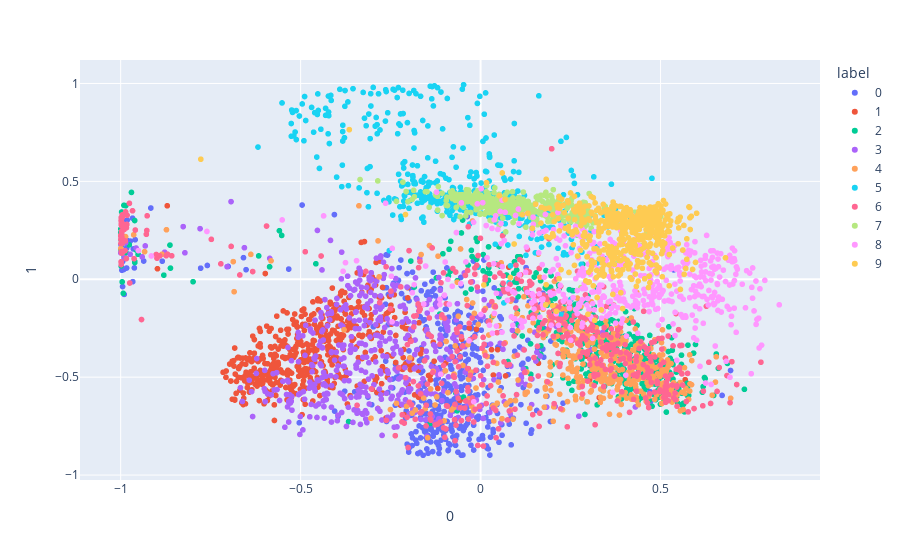

This figure's notebook cell:
### Code cell
px.scatter(latent_df, x = 0, y = 1, color = "label",
          category_orders={"label": ["0","1", "2", "3", "4", "5", "6", "7", "8", "9"]})

### Figure 1 — Plotly figure (JSON) as saved in the notebook; plotly's stock layout.template omitted (floating-point values rounded to 4 significant figures; data arrays with more than 128 entries replaced by an {"elided": "..."} marker saying what was removed)
{"data": [{"hovertemplate": "label=0<br>0=%{x}<br>1=%{y}<extra></extra>", "legendgroup": "0", "marker": {"color": "#636efa", "symbol": "circle"}, "mode": "markers", "name": "0", "showlegend": true, "type": "scattergl", "x": {"elided": "457 float values"}, "xaxis": "x", "y": {"elided": "457 float values"}, "yaxis": "y"}, {"hovertemplate": "label=1<br>0=%{x}<br>1=%{y}<extra></extra>", "legendgroup": "1", "marker": {"color": "#EF553B", "symbol": "circle"}, "mode": "markers", "name": "1", "showlegend": true, "type": "scattergl", "x": {"elided": "556 float values"}, "xaxis": "x", "y": {"elided": "556 float values"}, "yaxis": "y"}, {"hovertemplate": "label=2<br>0=%{x}<br>1=%{y}<extra></extra>", "legendgroup": "2", "marker": {"color": "#00cc96", "symbol": "circle"}, "mode": "markers", "name": "2", "showlegend": true, "type": "scattergl", "x": {"elided": "504 float values"}, "xaxis": "x", "y": {"elided": "504 float values"}, "yaxis": "y"}, {"hovertemplate": "label=3<br>0=%{x}<br>1=%{y}<extra></extra>", "legendgroup": "3", "marker": {"color": "#ab63fa", "symbol": "circle"}, "mode": "markers", "name": "3", "showlegend": true, "type": "scattergl", "x": {"elided": "501 float values"}, "xaxis": "x", "y": {"elided": "501 float values"}, "yaxis": "y"}, {"hovertemplate": "label=4<br>0=%{x}<br>1=%{y}<extra></extra>", "legendgroup": "4", "marker": {"color": "#FFA15A", "symbol": "circle"}, "mode": "markers", "name": "4", "showlegend": true, "type": "scattergl", "x": {"elided": "488 float values"}, "xaxis": "x", "y": {"elided": "488 float values"}, "yaxis": "y"}, {"hovertemplate": "label=5<br>0=%{x}<br>1=%{y}<extra></extra>", "legendgroup": "5", "marker": {"color": "#19d3f3", "symbol": "circle"}, "mode": "markers", "name": "5", "showlegend": true, "type": "scattergl", "x": {"elided": "493 float values"}, "xaxis": "x", "y": {"elided": "493 float values"}, "yaxis": "y"}, {"hovertemplate": "label=6<br>0=%{x}<br>1=%{y}<extra></extra>", "legendgroup": "6", "marker": {"color": "#FF6692", "symbol": "circle"}, "mode": "markers", "name": "6", "showlegend": true, "type": "scattergl", "x": {"elided": "493 float values"}, "xaxis": "x", "y": {"elided": "493 float values"}, "yaxis": "y"}, {"hovertemplate": "label=7<br>0=%{x}<br>1=%{y}<extra></extra>", "legendgroup": "7", "marker": {"color": "#B6E880", "symbol": "circle"}, "mode": "markers", "name": "7", "showlegend": true, "type": "scattergl", "x": {"elided": "512 float values"}, "xaxis": "x", "y": {"elided": "512 float values"}, "yaxis": "y"}, {"hovertemplate": "label=8<br>0=%{x}<br>1=%{y}<extra></extra>", "legendgroup": "8", "marker": {"color": "#FF97FF", "symbol": "circle"}, "mode": "markers", "name": "8", "showlegend": true, "type": "scattergl", "x": {"elided": "490 float values"}, "xaxis": "x", "y": {"elided": "490 float values"}, "yaxis": "y"}, {"hovertemplate": "label=9<br>0=%{x}<br>1=%{y}<extra></extra>", "legendgroup": "9", "marker": {"color": "#FECB52", "symbol": "circle"}, "mode": "markers", "name": "9", "showlegend": true, "type": "scattergl", "x": {"elided": "505 float values"}, "xaxis": "x", "y": {"elided": "505 float values"}, "yaxis": "y"}], "layout": {"legend": {"title": {"text": "label"}, "tracegroupgap": 0}, "margin": {"t": 60}, "xaxis": {"anchor": "y", "domain": [0, 1], "title": {"text": "0"}}, "yaxis": {"anchor": "x", "domain": [0, 1], "title": {"text": "1"}}}}
